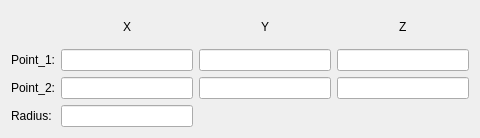
<?xml version="1.0" encoding="UTF-8"?>
<ui version="4.0">
 <class>Form</class>
 <widget class="QWidget" name="Form">
  <property name="geometry">
   <rect>
    <x>0</x>
    <y>0</y>
    <width>480</width>
    <height>138</height>
   </rect>
  </property>
  <property name="windowTitle">
   <string>Form</string>
  </property>
  <layout class="QGridLayout" name="gridLayout_2">
   <item row="1" column="0">
    <layout class="QGridLayout" name="gridLayout">
     <item row="0" column="9">
      <spacer name="horizontalSpacer_5">
       <property name="orientation">
        <enum>Qt::Horizontal</enum>
       </property>
       <property name="sizeHint" stdset="0">
        <size>
         <width>40</width>
         <height>20</height>
        </size>
       </property>
      </spacer>
     </item>
     <item row="0" column="8">
      <widget class="QLabel" name="label_z2">
       <property name="text">
        <string>Z</string>
       </property>
      </widget>
     </item>
     <item row="0" column="1">
      <spacer name="horizontalSpacer">
       <property name="orientation">
        <enum>Qt::Horizontal</enum>
       </property>
       <property name="sizeHint" stdset="0">
        <size>
         <width>40</width>
         <height>20</height>
        </size>
       </property>
      </spacer>
     </item>
     <item row="0" column="6">
      <spacer name="horizontalSpacer_4">
       <property name="orientation">
        <enum>Qt::Horizontal</enum>
       </property>
       <property name="sizeHint" stdset="0">
        <size>
         <width>40</width>
         <height>20</height>
        </size>
       </property>
      </spacer>
     </item>
     <item row="0" column="5">
      <widget class="QLabel" name="label_y2">
       <property name="text">
        <string>Y</string>
       </property>
      </widget>
     </item>
     <item row="1" column="1" colspan="3">
      <widget class="QLineEdit" name="lineEdit_point1x"/>
     </item>
     <item row="1" column="0">
      <widget class="QLabel" name="label_4">
       <property name="text">
        <string>Point_1:</string>
       </property>
      </widget>
     </item>
     <item row="0" column="2">
      <widget class="QLabel" name="label_x2">
       <property name="text">
        <string>X</string>
       </property>
      </widget>
     </item>
     <item row="3" column="0">
      <widget class="QLabel" name="label_6">
       <property name="text">
        <string>Radius:</string>
       </property>
      </widget>
     </item>
     <item row="2" column="4" colspan="3">
      <widget class="QLineEdit" name="lineEdit_point2y"/>
     </item>
     <item row="0" column="4">
      <spacer name="horizontalSpacer_3">
       <property name="orientation">
        <enum>Qt::Horizontal</enum>
       </property>
       <property name="sizeHint" stdset="0">
        <size>
         <width>40</width>
         <height>20</height>
        </size>
       </property>
      </spacer>
     </item>
     <item row="1" column="7" colspan="3">
      <widget class="QLineEdit" name="lineEdit_point1z"/>
     </item>
     <item row="2" column="1" colspan="3">
      <widget class="QLineEdit" name="lineEdit_point2x"/>
     </item>
     <item row="2" column="7" colspan="3">
      <widget class="QLineEdit" name="lineEdit_point2z"/>
     </item>
     <item row="1" column="4" colspan="3">
      <widget class="QLineEdit" name="lineEdit_point1y"/>
     </item>
     <item row="3" column="1" colspan="3">
      <widget class="QLineEdit" name="lineEdit_radius"/>
     </item>
     <item row="0" column="7">
      <spacer name="horizontalSpacer_6">
       <property name="orientation">
        <enum>Qt::Horizontal</enum>
       </property>
       <property name="sizeHint" stdset="0">
        <size>
         <width>40</width>
         <height>20</height>
        </size>
       </property>
      </spacer>
     </item>
     <item row="0" column="3">
      <spacer name="horizontalSpacer_2">
       <property name="orientation">
        <enum>Qt::Horizontal</enum>
       </property>
       <property name="sizeHint" stdset="0">
        <size>
         <width>40</width>
         <height>20</height>
        </size>
       </property>
      </spacer>
     </item>
     <item row="2" column="0">
      <widget class="QLabel" name="label_5">
       <property name="text">
        <string>Point_2:</string>
       </property>
      </widget>
     </item>
    </layout>
   </item>
  </layout>
 </widget>
 <tabstops>
  <tabstop>lineEdit_point1x</tabstop>
  <tabstop>lineEdit_point1y</tabstop>
  <tabstop>lineEdit_point1z</tabstop>
  <tabstop>lineEdit_point2x</tabstop>
  <tabstop>lineEdit_point2y</tabstop>
  <tabstop>lineEdit_point2z</tabstop>
  <tabstop>lineEdit_radius</tabstop>
 </tabstops>
 <resources/>
 <connections/>
</ui>
